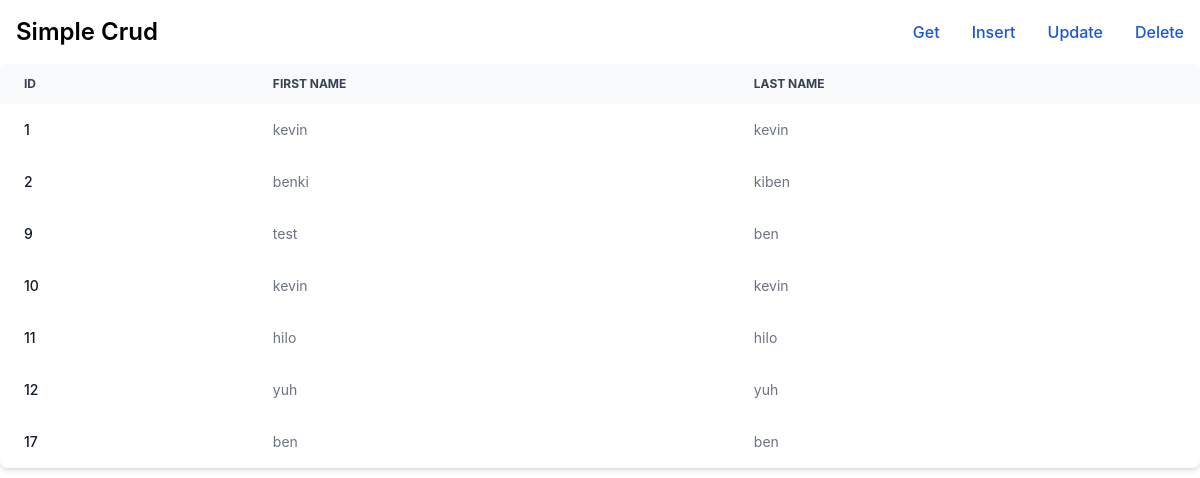
The app's page /, older data.
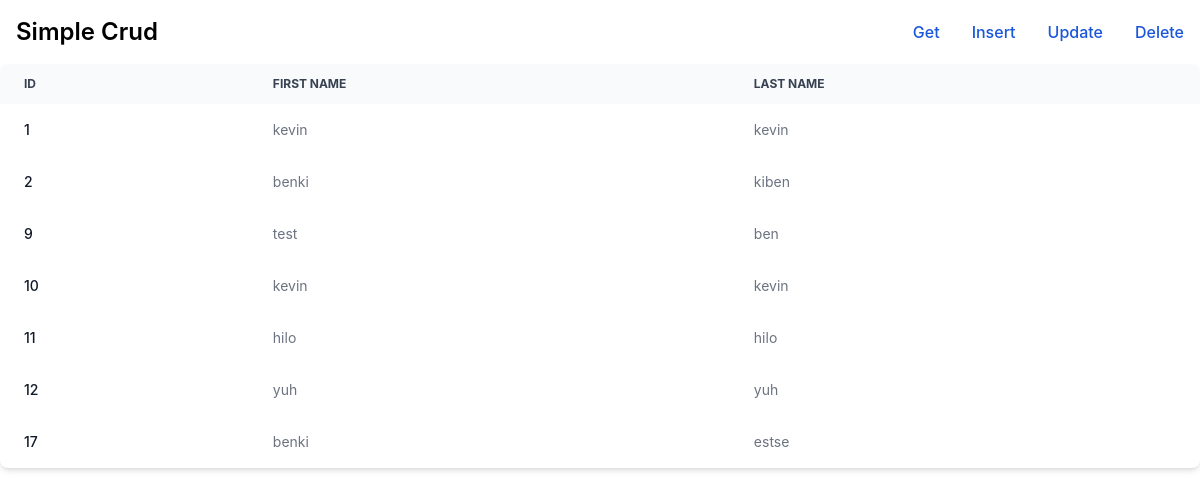
The same page, newer data.
### testApp/models.py (models this page shows)
class TestModel(models.Model):
    firstname = models.CharField(max_length=255)
    lastname = models.CharField(max_length=255)

### testApp/views.py (the view)
# urls.py: re_path(r'^$', views.home, name="home"),
def home(request):
    modelData = TestModel.objects.all().values()
    context = {
        'modelData':modelData,
    }
    template = loader.get_template('home.html')
    return HttpResponse(template.render(context, request))

### testApp/templates/home.html (shortened to what this page needs)
<!DOCTYPE html>
<html lang="en">
  <head>
    <link
      href="https://cdnjs.cloudflare.com/ajax/libs/flowbite/2.3.0/flowbite.min.css"
      rel="stylesheet"
    />
  </head>
  <body>
    {% include "navbar.html" %}{% comment %} Insert Modal {% endcomment %}
    <div class="relative overflow-x-auto shadow-md sm:rounded-lg">
      <table
        class="w-full text-sm text-left rtl:text-right text-gray-500 dark:text-gray-400"
      >
        <thead
          class="text-xs text-gray-700 uppercase bg-gray-50 dark:bg-gray-700 dark:text-gray-400"
        >
          <tr>
            <th scope="col" class="px-6 py-3">ID</th>
            <th scope="col" class="px-6 py-3">First Name</th>
            <th scope="col" class="px-6 py-3">Last Name</th>
          </tr>
        </thead>
        <tbody>
          {% for x in modelData %}
          <tr>
            <th
              scope="row"
              class="px-6 py-4 font-medium text-gray-900 whitespace-nowrap dark:text-white"
            >
              {{ x.id }}
            </th>
            <td class="px-6 py-4">{{ x.firstname }}</td>
            <td class="px-6 py-4">{{ x.lastname }}</td>
          </tr>
          {% endfor %}
        </tbody>
      </table>
    </div>
  </body>
</html>

### testApp/templates/navbar.html (shortened to what this page needs)
{% block navbar %}
<nav class="bg-white border-gray-200 dark:bg-gray-900">
  <div
    class="max-w-screen-xl flex flex-wrap items-center justify-between mx-auto p-4"
  >
    <span
      class="self-center text-2xl font-semibold whitespace-nowrap dark:text-white"
      >Simple Crud</span
    >
    <div
      class="items-center justify-between hidden w-full md:flex md:w-auto md:order-1"
      id="navbar-search"
    >
      <ul
        class="flex flex-col p-4 md:p-0 mt-4 font-medium border border-gray-100 rounded-lg bg-gray-50 md:space-x-8 rtl:space-x-reverse md:flex-row md:mt-0 md:border-0 md:bg-white dark:bg-gray-800 md:dark:bg-gray-900 dark:border-gray-700"
      >
        <li>
          <a
            href="/"
            class="block py-2 px-3 text-white bg-blue-700 rounded md:bg-transparent md:text-blue-700 md:p-0 md:dark:text-blue-500"
            aria-current="page"
            >Get</a
          >
        </li>
        <li>
          <button
            data-modal-target="insert-modal"
            data-modal-toggle="insert-modal"
            class="block py-2 px-3 text-white bg-blue-700 rounded md:bg-transparent md:text-blue-700 md:p-0 md:dark:text-blue-500"
            type="button"
          >
            Insert
          </button>
        </li>
        <li>
          <button
            data-modal-target="upd-modal"
            data-modal-toggle="upd-modal"
            class="block py-2 px-3 text-white bg-blue-700 rounded md:bg-transparent md:text-blue-700 md:p-0 md:dark:text-blue-500"
            type="button"
          >
            Update
          </button>
        </li>
        <li>
          <button
            data-modal-target="del-modal"
            data-modal-toggle="del-modal"
            class="block py-2 px-3 text-white bg-blue-700 rounded md:bg-transparent md:text-blue-700 md:p-0 md:dark:text-blue-500"
            type="button"
          >
            Delete
          </button>
        </li>
      </ul>
    </div>
  </div>
</nav>
{% endblock %}

Row changes from the older to the newer data that the page shows:
changed TestModel id 17: firstname "ben" → "benki"; lastname "ben" → "estse"
